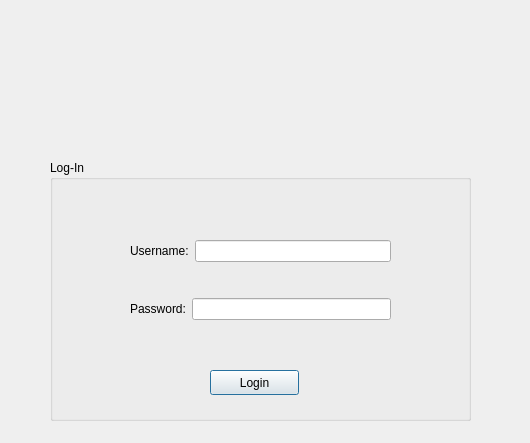
<?xml version="1.0" encoding="UTF-8"?>
<ui version="4.0">
 <class>LoginPageView</class>
 <widget class="QDialog" name="LoginPageView">
  <property name="geometry">
   <rect>
    <x>0</x>
    <y>0</y>
    <width>530</width>
    <height>443</height>
   </rect>
  </property>
  <property name="windowTitle">
   <string>Dialog</string>
  </property>
  <widget class="QGroupBox" name="groupBox">
   <property name="geometry">
    <rect>
     <x>50</x>
     <y>160</y>
     <width>421</width>
     <height>261</height>
    </rect>
   </property>
   <property name="title">
    <string>Log-In</string>
   </property>
   <widget class="QPushButton" name="loginButton">
    <property name="geometry">
     <rect>
      <x>160</x>
      <y>210</y>
      <width>89</width>
      <height>25</height>
     </rect>
    </property>
    <property name="text">
     <string>Login</string>
    </property>
   </widget>
   <widget class="QWidget" name="">
    <property name="geometry">
     <rect>
      <x>80</x>
      <y>50</y>
      <width>261</width>
      <height>141</height>
     </rect>
    </property>
    <layout class="QVBoxLayout" name="verticalLayout">
     <item>
      <layout class="QHBoxLayout" name="horizontalLayout">
       <item>
        <widget class="QLabel" name="unameLabel">
         <property name="text">
          <string>Username:</string>
         </property>
        </widget>
       </item>
       <item>
        <widget class="QLineEdit" name="usernameEdit"/>
       </item>
      </layout>
     </item>
     <item>
      <layout class="QHBoxLayout" name="horizontalLayout_2">
       <item>
        <widget class="QLabel" name="pwdLabel">
         <property name="text">
          <string>Password:</string>
         </property>
        </widget>
       </item>
       <item>
        <widget class="QLineEdit" name="passwordEdit"/>
       </item>
      </layout>
     </item>
    </layout>
   </widget>
  </widget>
 </widget>
 <resources/>
 <connections/>
</ui>
